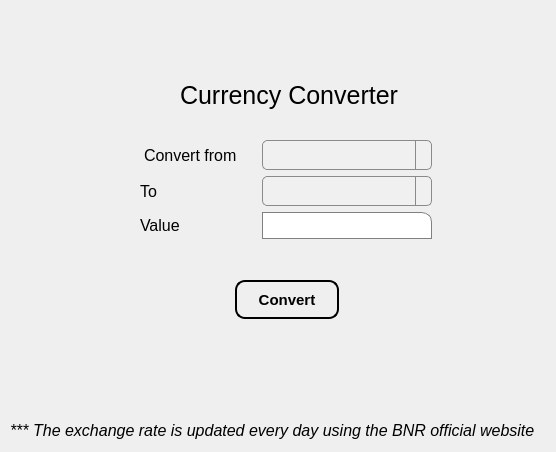
<?xml version="1.0" encoding="UTF-8"?>
<ui version="4.0">
 <class>MainWindow</class>
 <widget class="QMainWindow" name="MainWindow">
  <property name="geometry">
   <rect>
    <x>0</x>
    <y>0</y>
    <width>556</width>
    <height>452</height>
   </rect>
  </property>
  <property name="windowTitle">
   <string>MainWindow</string>
  </property>
  <property name="layoutDirection">
   <enum>Qt::LeftToRight</enum>
  </property>
  <property name="styleSheet">
   <string notr="true">QLabel {
	font-size:16px;
	font-family: Arial;
	font-weight:normal;
}</string>
  </property>
  <widget class="QWidget" name="centralwidget">
   <widget class="QLabel" name="label">
    <property name="geometry">
     <rect>
      <x>180</x>
      <y>70</y>
      <width>241</width>
      <height>51</height>
     </rect>
    </property>
    <property name="styleSheet">
     <string notr="true">QLabel {
	font-size:25px;
	font-family:Arial;
}</string>
    </property>
    <property name="text">
     <string>Currency Converter</string>
    </property>
   </widget>
   <widget class="QLabel" name="label_3">
    <property name="geometry">
     <rect>
      <x>10</x>
      <y>420</y>
      <width>551</width>
      <height>21</height>
     </rect>
    </property>
    <property name="styleSheet">
     <string notr="true">QLabel {
	font-style:italic;
}</string>
    </property>
    <property name="text">
     <string>*** The exchange rate is updated every day using the BNR official website</string>
    </property>
   </widget>
   <widget class="QWidget" name="layoutWidget">
    <property name="geometry">
     <rect>
      <x>140</x>
      <y>140</y>
      <width>292</width>
      <height>308</height>
     </rect>
    </property>
    <layout class="QVBoxLayout" name="verticalLayout">
     <item>
      <layout class="QFormLayout" name="formLayout">
       <item row="0" column="0">
        <widget class="QLabel" name="convertFromLabel">
         <property name="styleSheet">
          <string notr="true">QLabel {
	margin-right:15px;
}</string>
         </property>
         <property name="text">
          <string>Convert from</string>
         </property>
        </widget>
       </item>
       <item row="0" column="1">
        <widget class="QComboBox" name="convertFromComboBox">
         <property name="styleSheet">
          <string notr="true">QComboBox {
    background-color: #F0F0F0;
    border: 1px solid #8A8A8A;
    padding: 5px;
    border-radius: 5px;
    font-size: 14px;
    color: #333;
}

QComboBox:hover {
	border-color:gray;
	border-width:2px;
	font-weight:bold;
}

QComboBox::down-arrow {
	    image: url(&quot;F:/Python/Proiecte B/Currency Converter/down_arrow.png&quot;); /* Replace with the path to your custom arrow image */
		width:15px;
		height:20px;

}

QComboBox::drop-down {
    border-left: 1px solid #8A8A8A;
}



QComboBox QAbstractItemView {
    border:2px solid gray;
    background-color: #FFFFFF;
    selection-background-color: #3399FF;
    selection-color: #FFFFFF;
	border-top-right-radius: 3px;
	border-bottom-right-radius: 3px;
	border-bottom-left-radius: 3px;
	border-left-color:transparent;
}

QComboBox:on { 
    padding-left: 7px;
}

QComboBox:item {
	height:25px;
	padding-left:10px;
	background-color:red;
	
}

QComboBox::item:hover {
    background-color: #1ABC9C;
    color: #ECF0F1;
}</string>
         </property>
        </widget>
       </item>
       <item row="1" column="0">
        <widget class="QLabel" name="toLabel">
         <property name="text">
          <string>To</string>
         </property>
        </widget>
       </item>
       <item row="1" column="1">
        <widget class="QComboBox" name="toComboBox">
         <property name="styleSheet">
          <string notr="true">QComboBox {
    background-color: #F0F0F0;
    border: 1px solid #8A8A8A;
    padding: 5px;
    border-radius: 5px;
    font-size: 14px;
    color: #333;
}

QComboBox:hover {
	border-color:gray;
	border-width:2px;
	font-weight:bold;
}

QComboBox::down-arrow {
	    image: url(&quot;F:/Python/Proiecte B/Currency Converter/down_arrow.png&quot;); /* Replace with the path to your custom arrow image */
		width:15px;
		height:20px;

}

QComboBox::drop-down {
    border-left: 1px solid #8A8A8A;
}



QComboBox QAbstractItemView {
    border:2px solid gray;
    background-color: #FFFFFF;
    selection-background-color: #3399FF;
    selection-color: #FFFFFF;
	border-top-right-radius: 3px;
	border-bottom-right-radius: 3px;
	border-bottom-left-radius: 3px;
	border-left-color:transparent;
}

QComboBox:on { 
    padding-left: 7px;
}

QComboBox:item {
	height:25px;
	padding-left:10px;
	background-color:red;
	
}

QComboBox::item:hover {
    background-color: #1ABC9C;
    color: #ECF0F1;
}</string>
         </property>
        </widget>
       </item>
       <item row="2" column="0">
        <widget class="QLabel" name="ammountLabel">
         <property name="text">
          <string>Value</string>
         </property>
        </widget>
       </item>
       <item row="2" column="1">
        <widget class="QLineEdit" name="ammountLineEdit">
         <property name="minimumSize">
          <size>
           <width>100</width>
           <height>27</height>
          </size>
         </property>
         <property name="styleSheet">
          <string notr="true">QLineEdit {
    border: 1px solid gray;
    padding: 0 8px;
    selection-background-color: gray;
	border-top-right-radius:10px;
	min-height:25px;
	max-height:25px;
	font-size:14px;
}

QLineEdit:hover {
	border:2px solid black;
} 	

QLineEdit:focus {
	border:2px solid black;
} </string>
         </property>
        </widget>
       </item>
      </layout>
     </item>
     <item>
      <widget class="QPushButton" name="convertButton">
       <property name="sizePolicy">
        <sizepolicy hsizetype="Minimum" vsizetype="Fixed">
         <horstretch>100</horstretch>
         <verstretch>50</verstretch>
        </sizepolicy>
       </property>
       <property name="minimumSize">
        <size>
         <width>199</width>
         <height>49</height>
        </size>
       </property>
       <property name="layoutDirection">
        <enum>Qt::LeftToRight</enum>
       </property>
       <property name="styleSheet">
        <string notr="true">QPushButton {
	min-width:100px;
    max-width:100px;
    min-height:35px;
    max-height:35px;
	font-family: Arial;
	margin-left:95px;
	border-radius:10%;
	font-size:15px;
	border:2px solid black;
	font-weight:bold;
	color:black;
	margin-top:10px;
}

QPushButton:hover {
		background-color:black;
		color:white;
		font-weight:bold;
}

QPushButton:pressed {
	background-color:#232023;
	border-color:#232023;
}</string>
       </property>
       <property name="text">
        <string>Convert</string>
       </property>
      </widget>
     </item>
     <item>
      <widget class="QLabel" name="infoLabel">
       <property name="styleSheet">
        <string notr="true">padding: 20px;
text-align:center;
min-width:250px;
max-width:250px;</string>
       </property>
       <property name="text">
        <string/>
       </property>
       <property name="scaledContents">
        <bool>true</bool>
       </property>
       <property name="alignment">
        <set>Qt::AlignHCenter|Qt::AlignTop</set>
       </property>
      </widget>
     </item>
    </layout>
   </widget>
  </widget>
 </widget>
 <resources/>
 <connections/>
</ui>
